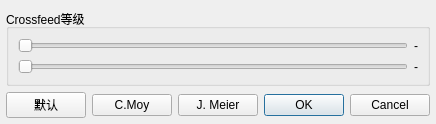
<?xml version="1.0" encoding="UTF-8"?>
<ui version="4.0">
 <class>SettingsDialog</class>
 <widget class="QDialog" name="SettingsDialog">
  <property name="geometry">
   <rect>
    <x>0</x>
    <y>0</y>
    <width>419</width>
    <height>123</height>
   </rect>
  </property>
  <property name="windowTitle">
   <string>BS2B Plugin Settings</string>
  </property>
  <layout class="QVBoxLayout" name="verticalLayout">
   <property name="leftMargin">
    <number>6</number>
   </property>
   <property name="topMargin">
    <number>9</number>
   </property>
   <property name="rightMargin">
    <number>6</number>
   </property>
   <property name="bottomMargin">
    <number>6</number>
   </property>
   <item>
    <widget class="QGroupBox" name="groupBox">
     <property name="title">
      <string>Crossfeed等级</string>
     </property>
     <layout class="QGridLayout" name="gridLayout">
      <item row="0" column="0">
       <widget class="QSlider" name="feedSlider">
        <property name="orientation">
         <enum>Qt::Horizontal</enum>
        </property>
       </widget>
      </item>
      <item row="0" column="1">
       <widget class="QLabel" name="feedLabel">
        <property name="text">
         <string>-</string>
        </property>
       </widget>
      </item>
      <item row="1" column="0">
       <widget class="QSlider" name="freqSlider">
        <property name="orientation">
         <enum>Qt::Horizontal</enum>
        </property>
       </widget>
      </item>
      <item row="1" column="1">
       <widget class="QLabel" name="freqLabel">
        <property name="text">
         <string>-</string>
        </property>
       </widget>
      </item>
     </layout>
    </widget>
   </item>
   <item>
    <layout class="QHBoxLayout" name="horizontalLayout">
     <item>
      <widget class="QPushButton" name="defaultButton">
       <property name="text">
        <string>默认</string>
       </property>
      </widget>
     </item>
     <item>
      <widget class="QPushButton" name="cmButton">
       <property name="text">
        <string>C.Moy</string>
       </property>
      </widget>
     </item>
     <item>
      <widget class="QPushButton" name="jmButton">
       <property name="text">
        <string>J. Meier</string>
       </property>
      </widget>
     </item>
     <item>
      <spacer name="horizontalSpacer">
       <property name="orientation">
        <enum>Qt::Horizontal</enum>
       </property>
       <property name="sizeHint" stdset="0">
        <size>
         <width>142</width>
         <height>20</height>
        </size>
       </property>
      </spacer>
     </item>
     <item>
      <widget class="QDialogButtonBox" name="buttonBox">
       <property name="sizePolicy">
        <sizepolicy hsizetype="Maximum" vsizetype="Fixed">
         <horstretch>0</horstretch>
         <verstretch>0</verstretch>
        </sizepolicy>
       </property>
       <property name="standardButtons">
        <set>QDialogButtonBox::Cancel|QDialogButtonBox::Ok</set>
       </property>
      </widget>
     </item>
    </layout>
   </item>
  </layout>
 </widget>
 <resources/>
 <connections>
  <connection>
   <sender>buttonBox</sender>
   <signal>accepted()</signal>
   <receiver>SettingsDialog</receiver>
   <slot>accept()</slot>
   <hints>
    <hint type="sourcelabel">
     <x>270</x>
     <y>76</y>
    </hint>
    <hint type="destinationlabel">
     <x>91</x>
     <y>88</y>
    </hint>
   </hints>
  </connection>
  <connection>
   <sender>buttonBox</sender>
   <signal>rejected()</signal>
   <receiver>SettingsDialog</receiver>
   <slot>reject()</slot>
   <hints>
    <hint type="sourcelabel">
     <x>326</x>
     <y>78</y>
    </hint>
    <hint type="destinationlabel">
     <x>139</x>
     <y>60</y>
    </hint>
   </hints>
  </connection>
 </connections>
</ui>
